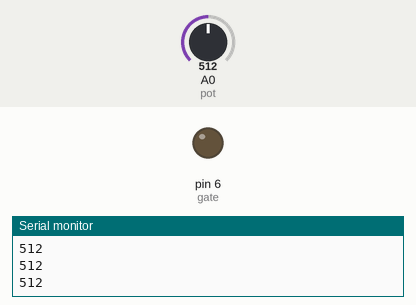
Recording of a sketch running on a simulated Arduino Uno, built with avr-gcc and run on an emulated ATmega328P. Shown: output pins drawn as LEDs (lit = HIGH), the last lines printed to the serial monitor. Inputs (shaded band) come from the test bench; at power-on: A0 (pot) = 512.

Above: at 1.2 s.
1.3 s: A0 (pot) set to 716
At 2.3 s:
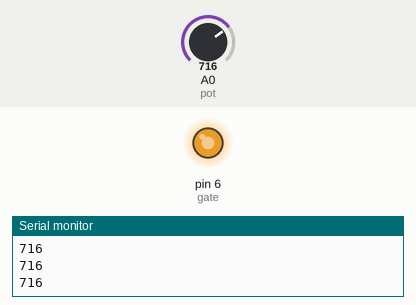
2.8 s: A0 (pot) set to 758
At 3.5 s:
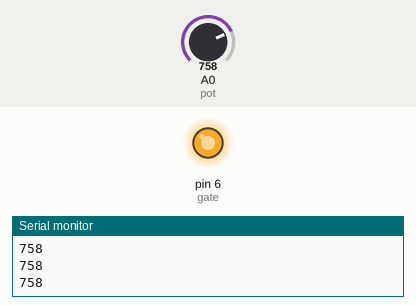
4.3 s: A0 (pot) set to 768
At 4.6 s:
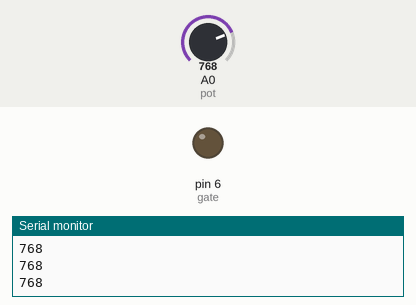
5.8 s: A0 (pot) set to 900
At 7.0 s:
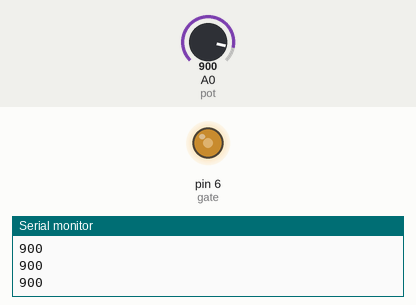
7.3 s: A0 (pot) set to 306
At 8.1 s:
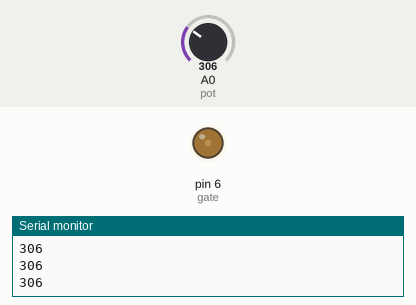
8.8 s: A0 (pot) set to 0
At 9.2 s:
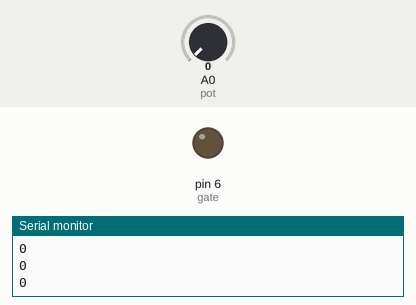
Timing chart, 0 to 11.3 s (numbered marks = the images above; inputs shaded):
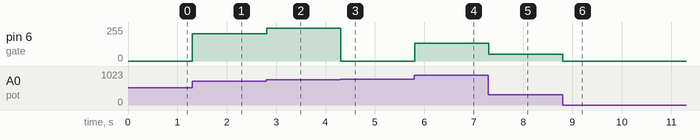

Measured:
- the behaviour switches between 767 and 768 on A0 (pot) (found by bisection; images 2 and 3)
- after the input at 1.3 s, pin 6 (gate): 0/255 → 204/255 at once
- after the input at 2.8 s, pin 6 (gate): 204/255 → 246/255 at once
- after the input at 4.3 s, pin 6 (gate): 246/255 → 0/255 at once
- after the input at 5.8 s, pin 6 (gate): 0/255 → 132/255 at once
- after the input at 7.3 s, pin 6 (gate): 132/255 → 50/255 at once
- after the input at 8.8 s, pin 6 (gate): 50/255 → 0/255 at once

The sketch:

mosfetDrive.ino
```cpp
int gate = 6;
int pot = A0;
int voltage = 0;

void setup() {
Serial.begin(9600);
pinMode(gate, OUTPUT);
pinMode(pot, INPUT);

}

void loop() {
voltage = analogRead(pot);
Serial.println(voltage);

analogWrite(gate, voltage);

}
```
